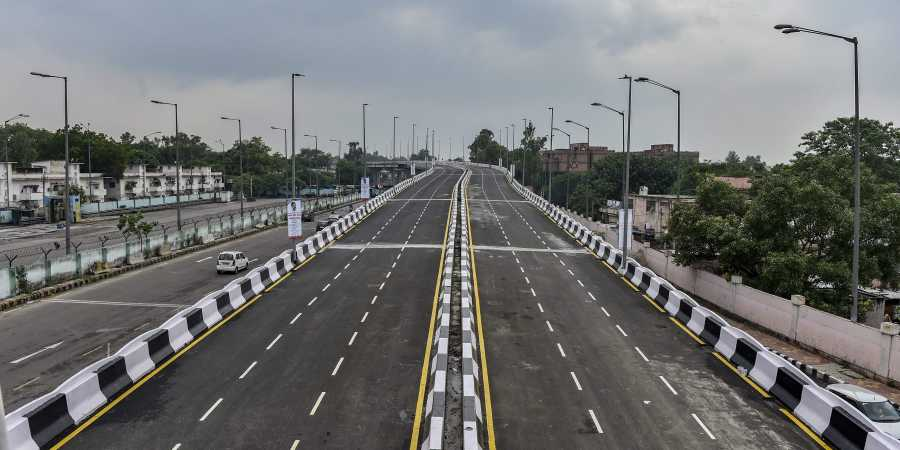
#> input picture lane1.jpg, 900 x 450 px
$ python houghspaceline.py
#> lines starting #> are read from the running program, lines starting #| are printed output that depends on the picture; after the words box and inside, x2 and y2 are one past the last pixel; in counts of white or black regions, pixels touching at a corner belong together
import matplotlib.pyplot as plt
import matplotlib.image as mpimg
import numpy as np
import cv2


# Read in and grayscale the image
image = mpimg.imread('lane1.jpg')
#> image is the input picture: shape (450, 900, 3); mean R, G, B 112.6, 113.6, 113.4
gray = cv2.cvtColor(image,cv2.COLOR_RGB2GRAY)

# Define a kernel size and apply Gaussian smoothing
kernel_size = 5
blur_gray = cv2.GaussianBlur(gray,(kernel_size, kernel_size),0)
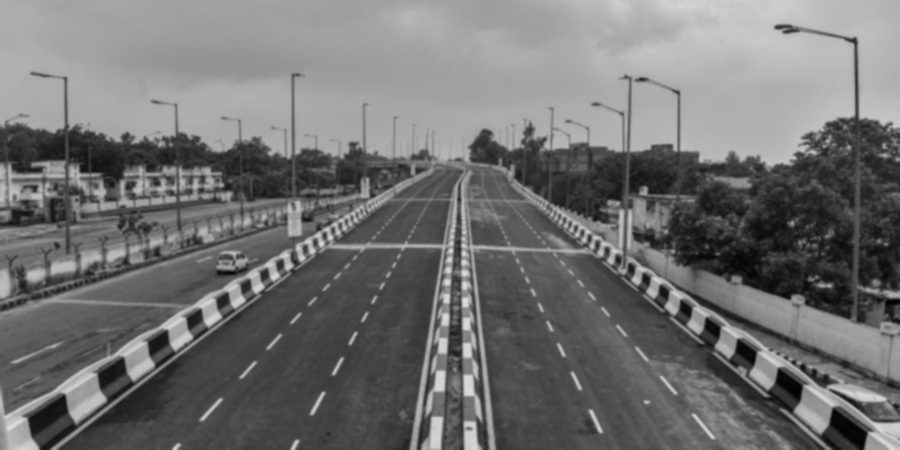
#> blur_gray: shape (450, 900); min 2, max 222, mean 113.3

# Define our parameters for Canny and apply
low_threshold = 50
high_threshold = 150
edges = cv2.Canny(blur_gray, low_threshold, high_threshold)
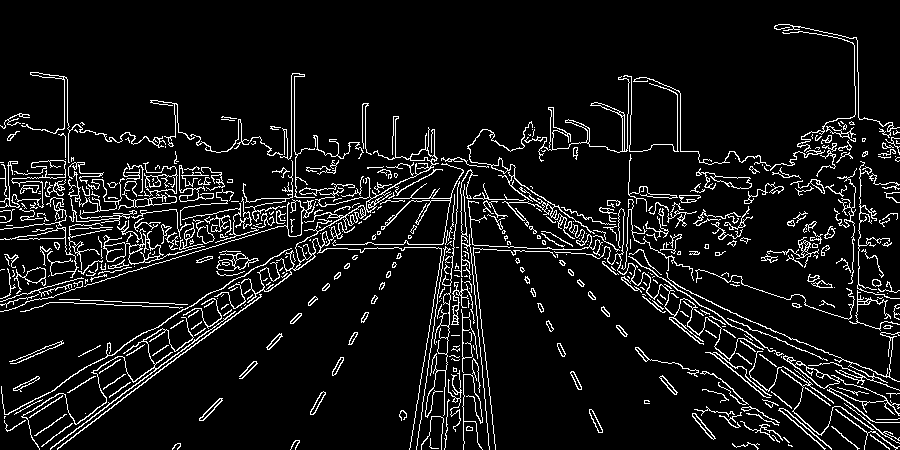
#> edges: shape (450, 900); 8.2% white in thin lines or dots

# Next we'll create a masked edges image using cv2.fillPoly()
mask = np.zeros_like(edges)
ignore_mask_color = 255

# This time we are defining a four sided polygon to mask
imshape = image.shape
#> imshape = (450, 900, 3)
vertices = np.array([[(50,imshape[0]),(420, 300), (520, 300), (900,imshape[0])]], dtype=np.int32)
cv2.fillPoly(mask, vertices, ignore_mask_color)
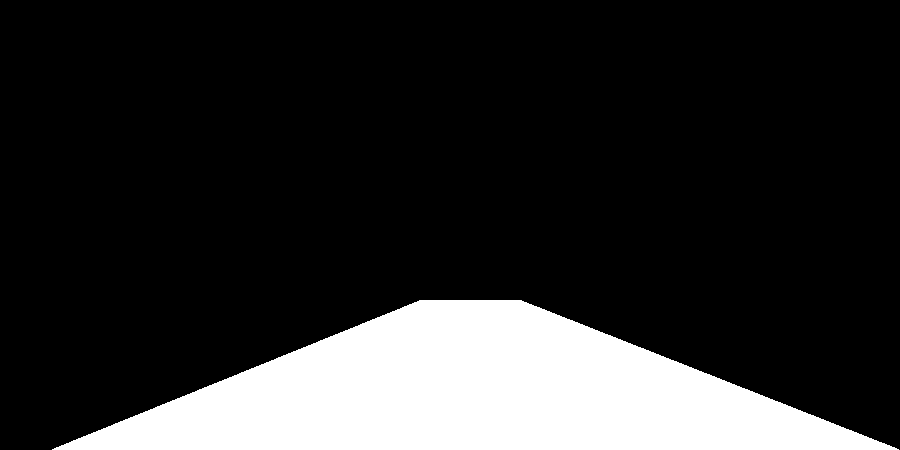
#> mask: shape (450, 900); 17.6% white; 1 white region, box (x1, y1, x2, y2) and area: (52, 300, 899, 450) 71324
masked_edges = cv2.bitwise_and(edges, mask)
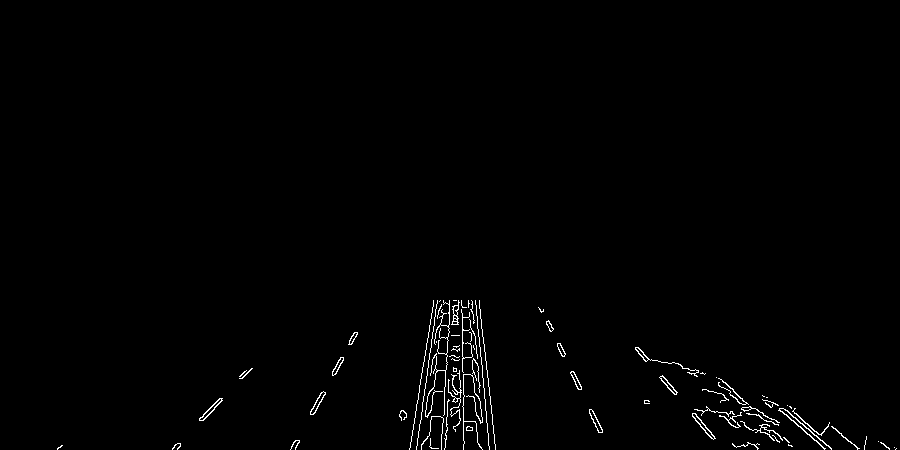
#> masked_edges: shape (450, 900); 0.95% white in thin lines or dots, all inside (x1, y1, x2, y2) = (57, 300, 897, 450)

# Define the Hough transform parameters
# Make a blank the same size as our image to draw on
rho = 1 # distance resolution in pixels of the Hough grid
theta = np.pi/180 # angular resolution in radians of the Hough grid
threshold = 2     # minimum number of votes (intersections in Hough grid cell)
min_line_length = 4 #minimum number of pixels making up a line
max_line_gap = 5    # maximum gap in pixels between connectable line segments
line_image = np.copy(image)*0 # creating a blank to draw lines on
#> line_image: shape (450, 900, 3); every value is 0

# Run Hough on edge detected image
# Output "lines" is an array containing endpoints of detected line segments
lines = cv2.HoughLinesP(masked_edges, rho, theta, threshold, np.array([]),
                            min_line_length, max_line_gap)
#> lines = 496 rows, first 6: [475, 411, 480, 423], [449, 318, 480, 317], [429, 329, 437, 328], [730, 395, 754, 414], [471, 353, 486, 366], [430, 321, 439, 310]

# Iterate over the output "lines" and draw lines on a blank image
for line in lines:
    for x1,y1,x2,y2 in line:
        cv2.line(line_image,(x1,y1),(x2,y2),(255,0,0),10)
#> this loop made 496 passes
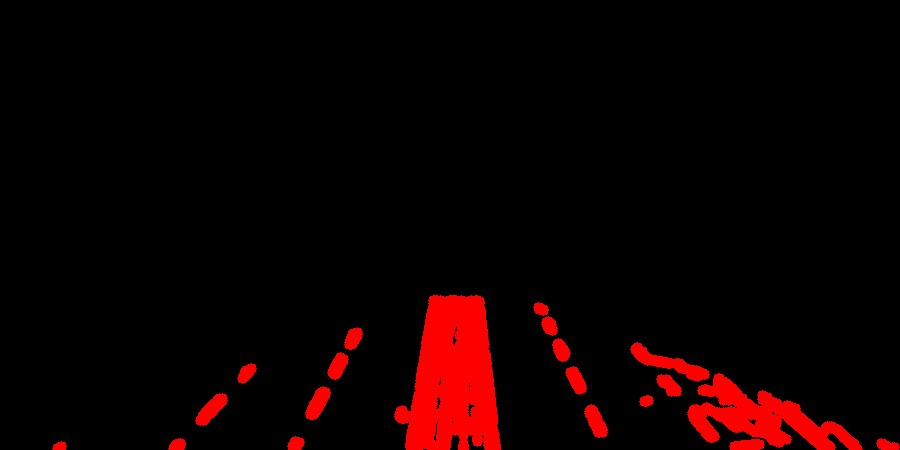
#> line_image: shape (450, 900, 3); mean R, G, B 14.5, 0, 0

# Create a "color" binary image to combine with line image
color_edges = np.dstack((edges, edges, edges))
#> color_edges: shape (450, 900, 3); 8.2% white in thin lines or dots

# Draw the lines on the edge image
lines_edges = cv2.addWeighted(color_edges, 0.8, line_image, 1, 0)
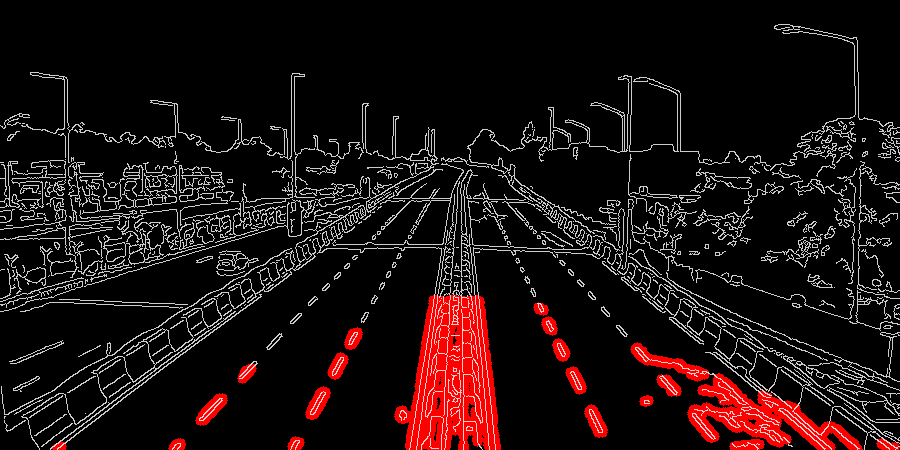
#> lines_edges: shape (450, 900, 3); mean of channels 0, 1, 2 29.1, 16.7, 16.7; drawn as R, G, B
plt.imshow(lines_edges)
plt.show()
#> (the run stopped early here; a loop or call above may not have finished)
